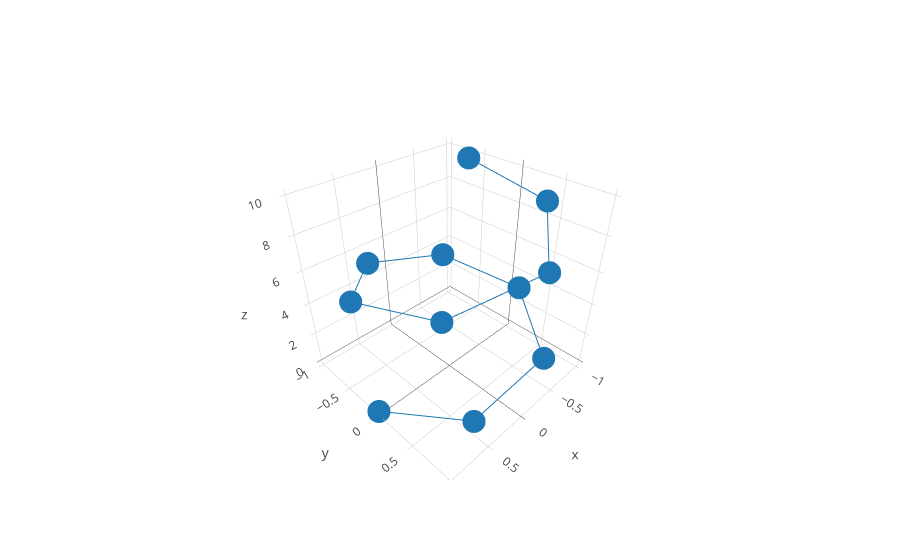

Notebook code cell kept with this figure:
### Code cell
trace = Scatter3d(x=x, y=y, z=z)

fig = dict(data=[trace])

iplot(fig)

### Figure 1 — Plotly figure (JSON) as saved in the notebook; plotly's stock layout.template omitted (floating-point values rounded to 4 significant figures)
{"data": [{"type": "scatter3d", "uid": "0a700ce4-bf22-11e8-875a-a0afbda902ef", "x": [1, 0.5403, -0.4161, -0.99, -0.6536, 0.2837, 0.9602, 0.7539, -0.1455, -0.9111, -0.8391], "y": [0, 0.8415, 0.9093, 0.1411, -0.7568, -0.9589, -0.2794, 0.657, 0.9894, 0.4121, -0.544], "z": [0, 1, 2, 3, 4, 5, 6, 7, 8, 9, 10]}], "layout": {}}
